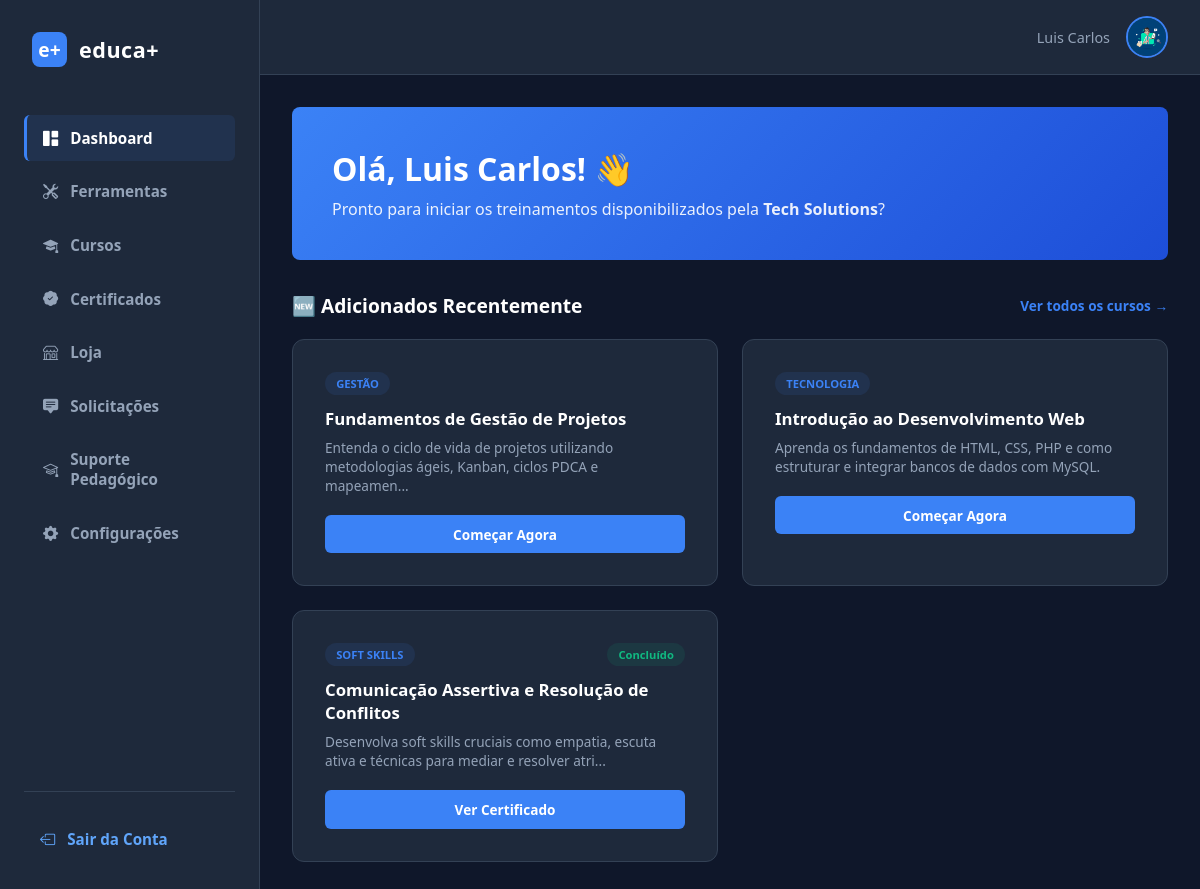
/dashboard_funcionario.php (signed in), run on the app's committed database.
### tables this page shows
CREATE TABLE cursos (
  id INT AUTO_INCREMENT PRIMARY KEY,
  titulo VARCHAR(150) NOT NULL,
  descricao TEXT DEFAULT NULL,
  carga_horaria INT NOT NULL,
  categoria VARCHAR(50) DEFAULT 'Geral',
  criado_em TIMESTAMP NOT NULL DEFAULT CURRENT_TIMESTAMP,
  obrigatorio TINYINT(1) NOT NULL DEFAULT 0
);

### app/autoload.php (called while the page is built, shortened)
<?php
spl_autoload_register(function ($classe) {
    $prefixo = 'App\\';
    $diretorioBase = __DIR__ . '/';
    $classeRelativa = substr($classe, strlen($prefixo));
    $arquivo = $diretorioBase . str_replace('\\', '/', $classeRelativa) . '.php';
});

### app/Core/Database.php (called while the page is built, shortened)
<?php
class Database
{
    private static ?PDO $instancia = null;
    public static function getConexao(): PDO
    {
        if (self::$instancia === null) {
            $host = 'localhost';
            $db   = 'plataforma_treinamento';
            $user = 'root';
            $pass = '';
            $sgbd = 'mysql';
            try {
                self::$instancia = new PDO("$sgbd:host=$host;dbname=$db;charset=utf8mb4", $user, $pass);
                self::$instancia->setAttribute(PDO::ATTR_ERRMODE, PDO::ERRMODE_EXCEPTION);
                self::$instancia->setAttribute(PDO::ATTR_DEFAULT_FETCH_MODE, PDO::FETCH_ASSOC);
            } catch (PDOException $e) {
                error_log('[Database::getConexao] ' . $e->getMessage());
                die("Não foi possível conectar ao banco de dados. Verifique se o MySQL está rodando e tente novamente.");
            }
        }
        return self::$instancia;
    }
}

### app/Controllers/SuportePedagogicoController.php (called while the page is built, shortened)
<?php
class SuportePedagogicoController
{
    private DuvidaCurso $duvidaModel;
    public function __construct()
    {
        $this->duvidaModel = new DuvidaCurso();
    }
    public function contarNaoLidas(int $usuarioId): int
    {
        return $this->duvidaModel->contarRespondidasNaoLidas($usuarioId);
    }
}

### app/Core/Model.php (called while the page is built, shortened)
<?php
abstract class Model
{
    public function __construct()
    {
        $this->db = Database::getConexao();
    }
}

### app/Models/DuvidaCurso.php (called while the page is built, shortened)
<?php
class DuvidaCurso extends Model
{
    public function contarRespondidasNaoLidas(int $usuarioId): int
    {
        try {
            $stmt = $this->db->prepare("
                SELECT COUNT(*) FROM duvidas_curso
                WHERE usuario_id = :usuario_id AND status = 'respondida' AND lida_pelo_aluno = 0
            ");
            $stmt->execute(['usuario_id' => $usuarioId]);
            return (int) $stmt->fetchColumn();
        } catch (\PDOException $e) {
            return 0;
        }
    }
}

### app/Controllers/CursoController.php (called while the page is built, shortened)
<?php
class CursoController
{
    private Curso $cursoModel;
    public function __construct()
    {
        $this->cursoModel = new Curso();
    }
    public function recentesParaUsuario(int $usuarioId, int $limite = 3): array
    {
        try {
            return $this->cursoModel->recentesComProgresso($usuarioId, $limite);
        } catch (\PDOException $e) {
            return [];
        }
    }
}

### app/Models/Curso.php (called while the page is built, shortened)
<?php
class Curso extends Model
{
    public function recentesComProgresso(int $usuarioId, int $limite = 3): array
    {
        $stmt = $this->db->prepare("
            SELECT c.*,
            (SELECT concluido FROM progresso_cursos WHERE curso_id = c.id AND usuario_id = :usuario_id) as concluido
            FROM cursos c
            ORDER BY c.criado_em DESC, c.id DESC
            LIMIT $limite
        ");
        $stmt->execute(['usuario_id' => $usuarioId]);
        return $stmt->fetchAll();
    }
}

### dashboard_funcionario.php (the view, shortened to what this page needs)
<?php
require_once __DIR__ . '/app/autoload.php';
require_once 'includes/header.php';
$usuario_nome = $_SESSION['usuario_nome'] ?? 'Colaborador';
$empresa_nome = $_SESSION['empresa_nome'] ?? 'Sua Empresa';
$usuario_id = $_SESSION['usuario_id'] ?? null;
$cursos_recentes = $usuario_id ? (new CursoController())->recentesParaUsuario((int)$usuario_id) : [];
?>
<div class="main-container">
    <?php require_once 'includes/sidebar.php'; ?>
    <main class="main-content">
        <div style="background: linear-gradient(135deg, var(--primary) 0%, #1d4ed8 100%); padding: 2.5rem; border-radius: 8px; margin-bottom: 2rem;">
            <h1 style="margin: 0; font-size: 2rem; color: var(--text-white);">Olá, <?php echo htmlspecialchars($usuario_nome); ?>! 👋</h1>
            <p style="margin: 0.5rem 0 0 0; opacity: 0.9; color: var(--text-white);">Pronto para iniciar os treinamentos disponibilizados pela <strong><?php echo htmlspecialchars($empresa_nome); ?></strong>?</p>
        </div>
        <?php if (empty($cursos_recentes)): ?>
            <div class="stat-card" style="text-align: center;">
                <p style="color: var(--text-gray); margin: 0;">Fique atento! Novos módulos de treinamento estarão disponíveis em breve.</p>
            </div>
        <?php else: ?>
            <div style="display: flex; justify-content: space-between; align-items: center; margin-bottom: 1.25rem;">
                <h2 style="color: var(--text-white); font-size: 1.2rem; margin: 0;">🆕 Adicionados Recentemente</h2>
                <a href="cursos.php" style="color: var(--primary); text-decoration: none; font-size: 0.85rem; font-weight: 600;">Ver todos os cursos →</a>
            </div>
            <div style="display: grid; grid-template-columns: repeat(auto-fit, minmax(280px, 1fr)); gap: 1.5rem;">
                <?php foreach ($cursos_recentes as $c): ?>
                    <div class="stat-card">
                        <div style="display: flex; justify-content: space-between; align-items: flex-start; margin-bottom: 0.75rem;">
                            <span style="background: rgba(59,130,246,0.1); color: var(--primary); font-size: 0.7rem; font-weight: 700; padding: 0.25rem 0.7rem; border-radius: 20px; text-transform: uppercase;"><?php echo htmlspecialchars($c['categoria']); ?></span>
                            <?php if ($c['concluido']): ?>
                                <span style="background: rgba(16,185,129,0.1); color: #10b981; font-size: 0.7rem; font-weight: 700; padding: 0.25rem 0.7rem; border-radius: 20px;">Concluído</span>
                            <?php endif; ?>
                        </div>
                        <h3 style="color: var(--text-white); margin: 0 0 0.5rem 0; font-size: 1.05rem; font-weight: 700;"><?php echo htmlspecialchars($c['titulo']); ?></h3>
                        <p style="color: var(--text-gray); font-size: 0.85rem; margin: 0 0 1.25rem 0; line-height: 1.4;">
                            <?php echo htmlspecialchars(mb_strimwidth($c['descricao'] ?? '', 0, 100, '...')); ?>
                        </p>
                        <a href="<?php echo $c['concluido'] ? 'certificados.php' : 'aula.php?curso_id=' . $c['id']; ?>"
                           style="display: block; text-align: center; background-color: var(--btn-color, var(--primary)); color: var(--text-white); text-decoration: none; padding: 0.6rem; border-radius: 6px; font-weight: 600; font-size: 0.85rem;">
                            <?php echo $c['concluido'] ? 'Ver Certificado' : 'Começar Agora'; ?>
                        </a>
                    </div>
                <?php endforeach; ?>
            </div>
        <?php endif; ?>
    </main>
</div>
</body>
</html>

### includes/header.php (shortened to what this page needs)
<?php
$tema = $_SESSION['tema'] ?? 'escuro';
?>
<!DOCTYPE html>
<html lang="pt-BR" data-tema="<?php echo $tema; ?>">
<head>
    <link rel="stylesheet" href="https://cdn.jsdelivr.net/npm/bootstrap-icons@1.11.3/font/bootstrap-icons.min.css">
    <link rel="stylesheet" href="css/style.css">
</head>
<body>
<?php require_once 'sidebar.php'; ?>
<div style="flex: 1; display: flex; flex-direction: column;">
    <header style="display: flex; align-items: center; justify-content: flex-end; padding: 1rem 2rem; background: var(--bg-card); border-bottom: 1px solid var(--border-color);">
        <div style="display: flex; align-items: center; gap: 1rem;">
            <span style="font-size: 0.9rem; color: var(--text-gray);">
                <?php echo htmlspecialchars($_SESSION['usuario_nome'] ?? 'Usuário'); ?>
            </span>
            <div style="width: 38px; height: 38px; border-radius: 50%; background: var(--border-color); display: flex; align-items: center; justify-content: center; overflow: hidden; border: 2px solid var(--primary);">
                <?php
                $avatar = $_SESSION['usuario_avatar'] ?? 'default.png';
                $avatar_path = 'uploads/avatars/' . $avatar;
                if ($avatar !== 'default.png' && file_exists($avatar_path)):
                ?>
                    <img src="<?php echo $avatar_path; ?>" alt="Avatar" style="width:100%; height:100%; object-fit:cover;">
                <?php else: ?>
                    <span style="font-size: 1rem;">👤</span>
                <?php endif; ?>
            </div>
        </div>
    </header>

### includes/sidebar.php (shortened to what this page needs)
<?php
require_once __DIR__ . '/../app/autoload.php';
$pagina_atual = basename($_SERVER['PHP_SELF']);
$tipo_usuario = $_SESSION['tipo_usuario'] ?? 'funcionario';
$duvidas_nao_lidas = 0;
if ($tipo_usuario === 'funcionario' && isset($_SESSION['usuario_id'])) {
    try {
        $duvidas_nao_lidas = (new SuportePedagogicoController())->contarNaoLidas((int)$_SESSION['usuario_id']);
    } catch (\Throwable $e) {
        $duvidas_nao_lidas = 0;
    }
}
if ($tipo_usuario === 'pedagogia') {
    $links = [
        ['link' => 'dashboard_pedagogico.php', 'icon' => 'bi-grid-1x2-fill', 'nome' => 'Dashboard'],
        ['link' => 'gerenciar_cursos.php', 'icon' => 'bi-collection-play-fill', 'nome' => 'Biblioteca de Módulos'],
        ['link' => 'suporte_pedagogico.php', 'icon' => 'bi-chat-left-text-fill', 'nome' => 'Suporte Pedagógico'],
        ['link' => 'configuracoes.php', 'icon' => 'bi-gear-fill', 'nome' => 'Configurações'],
    ];
} else {
    $links = [
        ['link' => $tipo_usuario === 'admin_empresa' ? 'dashboard_empresa.php' : 'dashboard_funcionario.php', 'icon' => 'bi-grid-1x2-fill', 'nome' => 'Dashboard'],
        ['link' => 'ferramentas.php', 'icon' => 'bi-tools', 'nome' => 'Ferramentas'],
        ['link' => 'cursos.php', 'icon' => 'bi-mortarboard-fill', 'nome' => 'Cursos', 'perfil' => 'funcionario'],
        ['link' => 'certificados.php', 'icon' => 'bi-patch-check-fill', 'nome' => 'Certificados', 'perfil' => 'funcionario'],
        ['link' => 'recompensas.php', 'icon' => 'bi-shop', 'nome' => $tipo_usuario === 'admin_empresa' ? 'Loja & Vouchers' : 'Loja'],
        ['link' => 'solicitacoes.php', 'icon' => 'bi-chat-square-text-fill', 'nome' => 'Solicitações'],
        ['link' => 'suporte_pedagogico.php', 'icon' => 'bi-mortarboard', 'nome' => 'Suporte Pedagógico', 'badge' => $duvidas_nao_lidas],
        ['link' => 'configuracoes.php', 'icon' => 'bi-gear-fill', 'nome' => 'Configurações'],
        ['link' => 'gerenciar_funcionarios.php', 'icon' => 'bi-people-fill', 'nome' => 'Gestão de Equipe', 'perfil' => 'admin_empresa'],
        ['link' => 'planos.php', 'icon' => 'bi-gem', 'nome' => 'Meu Plano', 'perfil' => 'admin_empresa']
    ];
}
?>
<aside style="width: 260px; min-width: 260px; background-color: var(--bg-card); border-right: 1px solid var(--border-color); display: flex; flex-direction: column; padding: 2rem 1.5rem; box-sizing: border-box; flex-shrink: 0;">
    <div style="margin-bottom: 3rem; padding-left: 0.5rem;">
        <div style="display: flex; align-items: center; gap: 0.75rem;">
            <div style="width: 35px; height: 35px; background-color: var(--primary); border-radius: 8px; display: flex; align-items: center; justify-content: center; font-weight: 800; color: var(--text-white); font-size: 1.2rem;">e+</div>
            <span style="font-size: 1.35rem; font-weight: 800; color: var(--text-white); letter-spacing: 0.5px;">educa+</span>
        </div>
    </div>
    <nav style="display: flex; flex-direction: column; gap: 0.5rem; flex-grow: 1;">
        <?php
        foreach ($links as $item) {
            if (isset($item['perfil']) && $item['perfil'] !== $tipo_usuario) continue;
            $ativo = ($pagina_atual == $item['link']);
            $cor_texto = $ativo ? 'var(--text-white)' : 'var(--text-gray)';
            $fundo_ativo = $ativo ? 'rgba(59, 130, 246, 0.1)' : 'transparent';
            $borda_ativa = $ativo ? '3px solid var(--primary)' : '3px solid transparent';
            $badge = '';
            echo '<a href="'.$item['link'].'" style="display: flex; align-items: center; gap: 0.75rem; padding: 0.8rem 1rem; border-radius: 6px; text-decoration: none; font-size: 0.95rem; font-weight: 600; color: '.$cor_texto.'; background-color: '.$fundo_ativo.'; border-left: '.$borda_ativa.'; transition: var(--transition);">
                    <i class="bi '.$item['icon'].'"></i> '.$item['nome'].' '.$badge.'
                  </a>';
        }
        ?>
    </nav>
    <div style="border-top: 1px solid var(--border-color); padding-top: 1.5rem;">
        <a href="logout.php" style="display: flex; align-items: center; gap: 0.75rem; padding: 0.8rem 1rem; border-radius: 6px; text-decoration: none; font-size: 0.95rem; font-weight: 600; color: #60a5fa;">
            <i class="bi bi-box-arrow-left"></i> Sair da Conta
        </a>
    </div>
</aside>

### css/style.css (style rules this page uses)
:root { --primary: #3b82f6; --btn-color: #3b82f6; --bg-dark: #0f172a; --bg-card: #1e293b; --text-gray: #94a3b8; --text-white: #ffffff; }
body { margin: 0; font-family: 'Segoe UI', Tahoma, Geneva, Verdana, sans-serif; background-color: var(--bg-dark); color: var(--text-white); }
.main-container { display: flex; flex: 1; width: 100%; align-items: stretch; }
.main-content { flex: 1; min-width: 0; padding: 2rem; box-sizing: border-box; }
.stat-card { background-color: var(--bg-card); padding: 2rem; border-radius: 12px; border: 1px solid var(--border-color); }

### data on the page
cursos: categoria "GESTÃO", titulo "Fundamentos de Gestão de Projetos", descricao "Entenda o ciclo de vida de projetos utilizando metodologias ágeis, Kanban, ciclos PDCA e mapeamen...", shows "Começar Agora"
cursos: categoria "TECNOLOGIA", titulo "Introdução ao Desenvolvimento Web", descricao "Aprenda os fundamentos de HTML, CSS, PHP e como estruturar e integrar bancos de dados com MySQL.", shows "Começar Agora"
cursos: categoria "SOFT SKILLS", shows "Concluído", titulo "Comunicação Assertiva e Resolução de Conflitos", descricao "Desenvolva soft skills cruciais como empatia, escuta ativa e técnicas para mediar e resolver atri...", shows "Ver Certificado"

### other printed values
$item['nome'] "Dashboard"
$item['nome'] "Ferramentas"
$item['nome'] "Cursos"
$item['nome'] "Certificados"
$item['nome'] "Loja"
$item['nome'] "Solicitações"
$item['nome'] "Suporte Pedagógico"
$item['nome'] "Configurações"
$_SESSION['usuario_nome'] "Luis Carlos"
$usuario_nome "Luis Carlos"
$empresa_nome "Tech Solutions"
